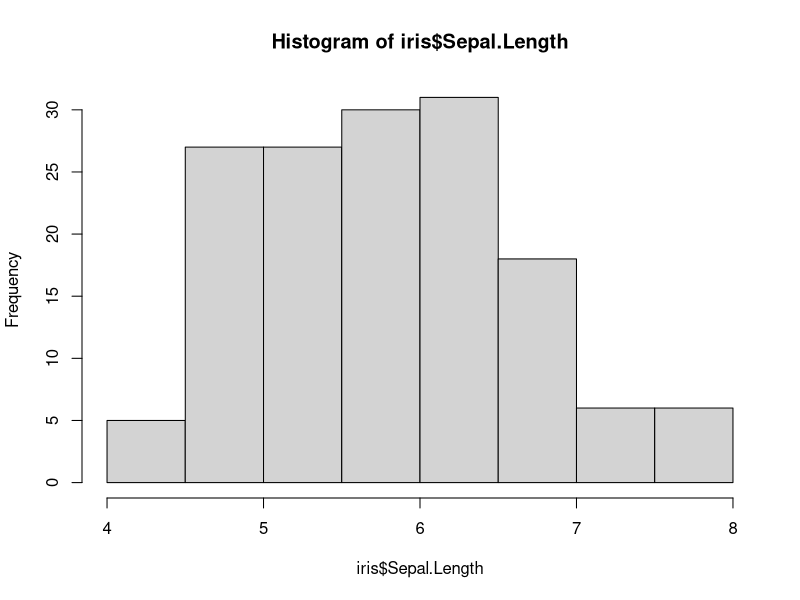
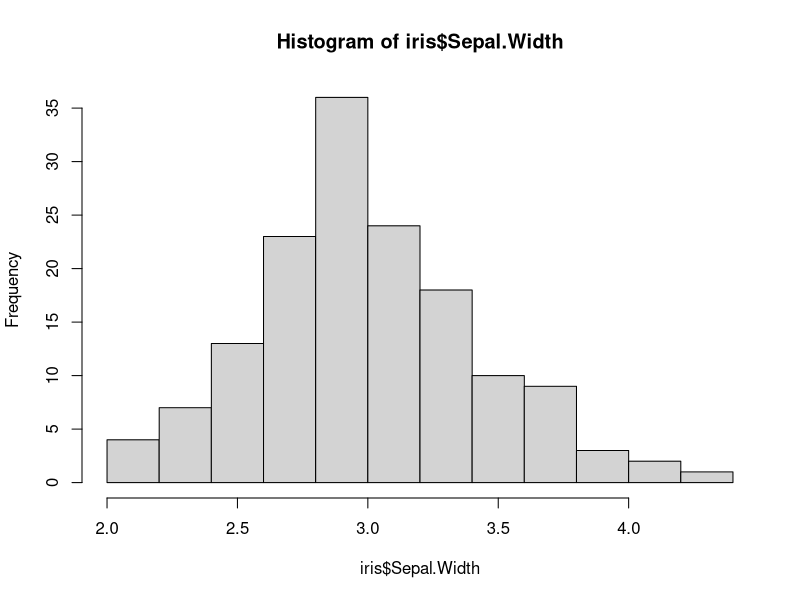
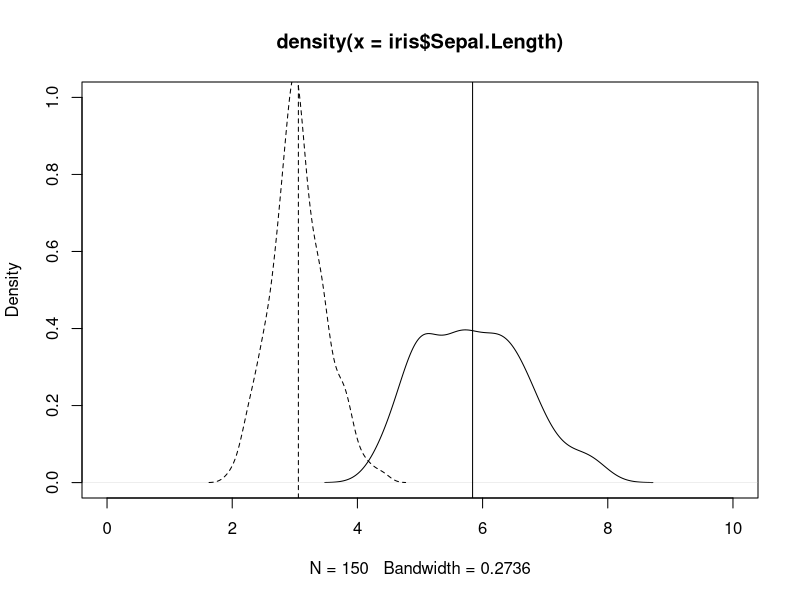

Recreate these plots in R, in order.
## ---- chunk 1
t.test(iris$Sepal.Length, alternative="greater", mu=5.7)		#1 sample, mu>5.7
t.test(iris$Sepal.Length, alternative="greater", mu=6)		#1 sample, mu>6
t.test(iris$Sepal.Length, alternative="greater", mu=5)		#1 sample, mu>5

## ---- chunk 2

Classheight <- read.csv("Data.csv") #import data to R environment
t.test(Classheight$ECOL592003, Classheight$ECOL592002, var.equal = TRUE, alternative="less")		#2 sample, ECOL592003<ECOL592002
t.test(Classheight$ECOL592003, Classheight$ECOL592002, var.equal = TRUE, alternative="two.sided")	#2 sample, ECOL592003=ECOL592002
## ---- chunk 3
#help(t.test)
hist(iris$Sepal.Length)
hist(iris$Sepal.Width)
plot(density(iris$Sepal.Length), ylim=c(0,1), xlim=c(0,10))
lines(density(iris$Sepal.Width), lty=2)
abline(v=5.84)
abline(v=3.057, lty=2)

